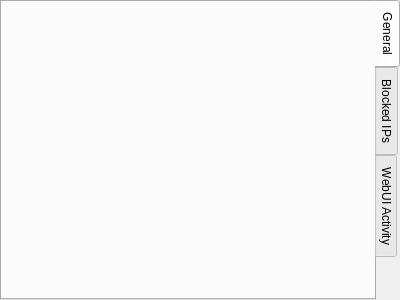
<?xml version="1.0" encoding="UTF-8"?>
<ui version="4.0">
 <class>ExecutionLogWidget</class>
 <widget class="QWidget" name="ExecutionLogWidget">
  <property name="geometry">
   <rect>
    <x>0</x>
    <y>0</y>
    <width>400</width>
    <height>300</height>
   </rect>
  </property>
  <layout class="QVBoxLayout" name="verticalLayout">
   <property name="leftMargin">
    <number>0</number>
   </property>
   <property name="topMargin">
    <number>0</number>
   </property>
   <property name="rightMargin">
    <number>0</number>
   </property>
   <property name="bottomMargin">
    <number>0</number>
   </property>
   <item>
    <widget class="QTabWidget" name="tabConsole">
     <property name="tabPosition">
      <enum>QTabWidget::TabPosition::East</enum>
     </property>
     <property name="currentIndex">
      <number>0</number>
     </property>
     <widget class="QWidget" name="tabGeneral">
      <attribute name="title">
       <string>General</string>
      </attribute>
      <layout class="QVBoxLayout" name="tabGeneralLayout"/>
     </widget>
     <widget class="QWidget" name="tabBan">
      <attribute name="title">
       <string>Blocked IPs</string>
      </attribute>
      <layout class="QVBoxLayout" name="tabBanLayout"/>
     </widget>
     <widget class="QWidget" name="tabWebUIActivity">
      <attribute name="title">
       <string>WebUI Activity</string>
      </attribute>
      <layout class="QVBoxLayout" name="tabWebUIActivityLayout">
       <property name="leftMargin">
        <number>0</number>
       </property>
       <property name="topMargin">
        <number>0</number>
       </property>
       <property name="rightMargin">
        <number>0</number>
       </property>
       <property name="bottomMargin">
        <number>0</number>
       </property>
      </layout>
     </widget>
    </widget>
   </item>
  </layout>
 </widget>
 <resources/>
 <connections/>
</ui>
